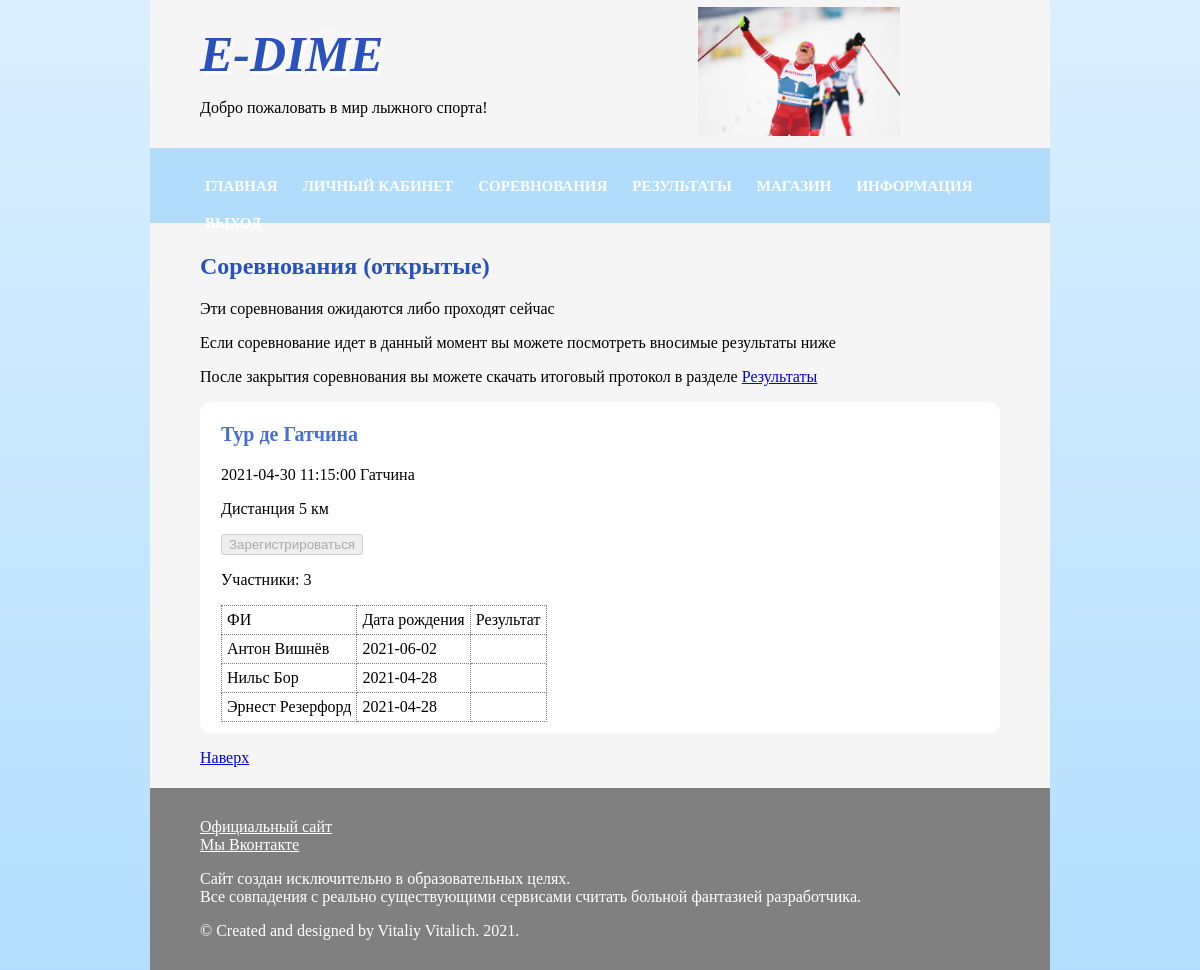
Page /e-dime.php?page=comp_user (signed in) on the committed database.
### tables this page shows
CREATE TABLE `comp` (
  `id` int(11) NOT NULL,
  `name` varchar(50) NOT NULL,
  `place` varchar(25) NOT NULL,
  `date` date NOT NULL,
  `time` time NOT NULL,
  `dist` int(11) NOT NULL,
  `status` tinyint(1) NOT NULL
);

CREATE TABLE `part` (
  `id` int(11) NOT NULL,
  `users_id` int(11) NOT NULL,
  `comp_id` int(11) NOT NULL,
  `result` time DEFAULT NULL
);

CREATE TABLE `users` (
  `id` int(11) NOT NULL,
  `name` varchar(50) NOT NULL,
  `login` varchar(25) NOT NULL,
  `password` varchar(40) NOT NULL,
  `phone` varchar(25) NOT NULL,
  `birth` date NOT NULL,
  `place` varchar(25) NOT NULL,
  `qual_id` int(20) NOT NULL
);

### comp_user.php (the view, shortened to what this page needs)
<section>
<h2>Соревнования  (открытые)</h2>
<p>Эти соревнования ожидаются либо проходят сейчас</p>
<p>Если соревнование идет в данный момент вы можете посмотреть вносимые результаты ниже</p>
<p>После закрытия соревнования вы можете скачать итоговый протокол в разделе <a href='e-dime.php?page=result_user'>Результаты</a></p>
<?php
$q7 = mysqli_query($db,"SELECT * FROM comp WHERE status = 0");
for ($a=0;$a<mysqli_num_rows($q7);$a++){
	$arr = mysqli_fetch_assoc($q7);
	?>
	<div class='tour'>
		<h3><?php echo $arr['name']; ?></h3>
		<p><?php echo $arr['date'].' '.$arr['time'].' '.$arr['place']; ?></p>
		<p>Дистанция <?php echo $arr['dist']; ?> км</p>
		<?php $id = $arr['id'];
		$is_reg=mysqli_query($db,"SELECT * FROM part WHERE users_id='$u_id' and comp_id='$id'");
		if(mysqli_num_rows($is_reg)==0){
			echo '<form method="post"><input type="submit" value="Зарегистрироваться" name="'.$id.'"></form>';
		} else {
			echo '<form method="post"><input disabled type="submit" value="Зарегистрироваться" name="'.$id.'"></form>';
		}
			$q9 = mysqli_query($db,"SELECT * FROM part INNER JOIN users ON part.users_id=users.id WHERE comp_id='$id'");
			echo '<p>Участники: '.mysqli_num_rows($q9).'</p>';
		?>
		<div id="participants">
			<table>
				<tr>
					<td>ФИ</td>
					<td>Дата рождения</td>
					<td>Результат</td>
				</tr>
				<?php
				for ($x=0;$x<mysqli_num_rows($q9);$x++){
					$rq9 = mysqli_fetch_assoc($q9);
					echo '<tr>
						<td>'.$rq9['name'].'</td>
						<td>'.$rq9['birth'].'</td>
						<td>'.$rq9['result'].'</td>
					</tr>';
				}
				?>
			</table>
		</div>
	</div>
	<?php
}
?>
</section>

### e-dime.css (style rules this page uses)
html { background: linear-gradient(#dbefff,#b3deff); }
h2 { color:#2a52bf; }
h3 { font-size:20px; color:#476dd6; }
body { margin: auto; width: 75%; background:#f5f5f5; }
.tour { border:1px solid white; background:white; border-radius:10px; padding:0 20px 10px 20px; margin-bottom:15px; }
table { border:1px dotted grey; border-collapse:collapse; }
td { border:1px dotted grey; border-collapse:collapse; padding:5px; }

### rows in the picture
comp: name "Тур де Гатчина", date "2021-04-30", time "11:15:00", place "Гатчина", dist "5", mysqli_num_rows($q9) "3"
part: users.name "Антон Вишнёв", users.birth "2021-06-02"
part: users.name "Нильс Бор", users.birth "2021-04-28"
part: users.name "Эрнест Резерфорд", users.birth "2021-04-28"
